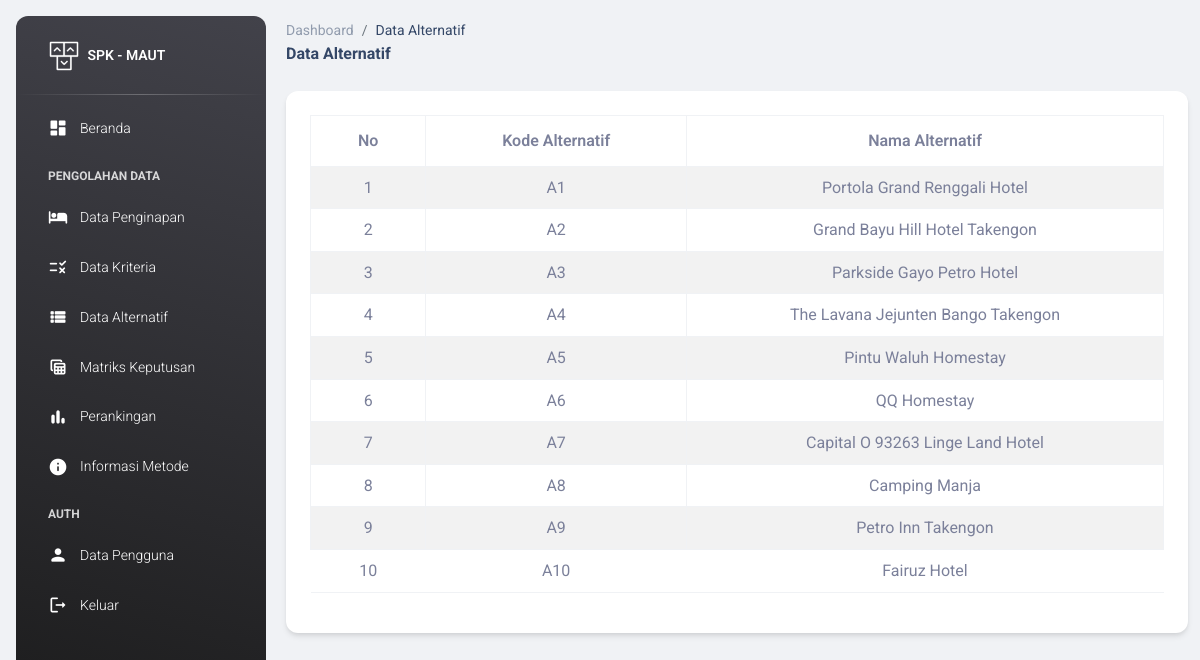
The page /pages/alternatif/index.php on the database its author committed.
### tables this page shows
CREATE TABLE `tbl_penginapan` (
  `id` int(11) NOT NULL,
  `nama_penginapan` varchar(255) NOT NULL,
  `harga_kamar` varchar(50) NOT NULL,
  `fasilitas` text NOT NULL,
  `rating` decimal(2,1) NOT NULL,
  `jarak_lokasi` varchar(255) NOT NULL,
  `jenis_penginapan` varchar(50) NOT NULL,
  `link_penginapan` varchar(255) DEFAULT NULL,
  `latitude` float(10,6) DEFAULT NULL,
  `longitude` float(10,6) DEFAULT NULL
);

### pages/alternatif/index.php (the view, shortened to what this page needs)
<?php include '../layout/headers.php'; ?>
<?php include '../layout/sidebars.php'; ?>
<main class="main-content position-relative max-height-vh-100 h-100 border-radius-lg ">
    <div class="container-fluid">
        <nav aria-label="breadcrumb" class="mt-3">
            <ol class="breadcrumb bg-transparent mb-0 pb-0 pt-1 px-0">
                <li class="breadcrumb-item text-sm">
                    <a class="opacity-5 text-dark" href="../dashboard/">Dashboard</a>
                </li>
                <li class="breadcrumb-item text-sm text-dark active" aria-current="page">Data Alternatif</li>
            </ol>
            <h6 class="font-weight-bolder mb-0">Data Alternatif</h6>
        </nav>
        <div class="row mt-4">
            <div class="col-lg-12 grid-margin stretch-card">
                <div class="card">
                    <div class="card-body">
                        <div class="table-responsive">
                            <table class="table table-striped table-hover table-bordered align-middle text-center">
                                <thead>
                                    <tr>
                                        <th> No </th>
                                        <th> Kode Alternatif </th>
                                        <th> Nama Alternatif </th>
                                    </tr>
                                </thead>
                                <tbody>
                                    <?php
                                    include '../../config/koneksi.php';
                                    $sql = mysqli_query($koneksi, "SELECT * FROM tbl_penginapan ORDER BY id ASC");
                                    $no = 1;
                                    while ($row = mysqli_fetch_array($sql)) {
                                        $nama_penginapan = $row['nama_penginapan'];
                                        $kode_alternatif = "A" . $no;
                                    ?>
                                        <tr>
                                            <td><?= $no ?></td>
                                            <td><?= $kode_alternatif ?></td>
                                            <td><?= $nama_penginapan ?></td>
                                        </tr>
                                    <?php $no++;
                                    } ?>
                                </tbody>
                            </table>
                        </div>
                    </div>
                </div>
            </div>
        </div>
    </div>
</main>
<?php include '../layout/footers.php'; ?>

### pages/layout/headers.php (shortened to what this page needs)
<!DOCTYPE html>
<html lang="en">
<head>
    <link href="../../assets/css/nucleo-icons.css" rel="stylesheet" />
    <link href="../../assets/css/nucleo-svg.css" rel="stylesheet" />
    <link id="pagestyle" href="../../assets/css/material-dashboard.css?v=3.1.0" rel="stylesheet" />
    <link rel="stylesheet" href="https://unpkg.com/leaflet@1.5.1/dist/leaflet.css">
    <link rel="stylesheet" href="https://unpkg.com/leaflet-draw@1.0.4/dist/leaflet.draw.css">
</head>
<body class="g-sidenav-show  bg-gray-200">

### pages/layout/sidebars.php (shortened to what this page needs)
<?php
$current_page = basename($_SERVER['REQUEST_URI'], ".php");
?>
<aside class="sidenav navbar navbar-vertical navbar-expand-xs border-0 border-radius-xl my-3 fixed-start ms-3 bg-gradient-dark" id="sidenav-main">
    <div class="sidenav-header">
        <a class="navbar-brand m-0" href="#">
            <img src="../../assets/img/logo-ct.png" class="navbar-brand-img h-100" alt="main_logo">
            <span class="ms-1 font-weight-bold text-white">SPK - MAUT</span>
        </a>
    </div>
    <hr class="horizontal light mt-0 mb-2">
    <div class="collapse navbar-collapse w-auto" id="sidenav-collapse-main">
        <ul class="navbar-nav">
            <li class="nav-item">
                <a class="nav-link text-white <?= ($current_page == 'dashboard' || $current_page == '') ? 'active bg-gradient-primary' : '' ?>" href="../dashboard/">
                    <div class="text-white text-center me-2 d-flex align-items-center justify-content-center">
                        <i class="material-icons opacity-10">dashboard</i>
                    </div>
                    <span class="nav-link-text ms-1">Beranda</span>
                </a>
            </li>
            <li class="nav-item mt-3">
                <h6 class="ps-4 ms-2 text-uppercase text-xs text-white font-weight-bolder opacity-8">Pengolahan Data</h6>
            </li>
            <li class="nav-item">
                <a class="nav-link text-white <?= ($current_page == 'penginapan') ? 'active bg-gradient-primary' : '' ?>" href="../penginapan/">
                    <div class="text-white text-center me-2 d-flex align-items-center justify-content-center">
                        <i class="material-icons opacity-10">hotel</i>
                    </div>
                    <span class="nav-link-text ms-1">Data Penginapan</span>
                </a>
            </li>
            <li class="nav-item">
                <a class="nav-link text-white <?= ($current_page == 'kriteria') ? 'active bg-gradient-primary' : '' ?>" href="../kriteria/">
                    <div class="text-white text-center me-2 d-flex align-items-center justify-content-center">
                        <i class="material-icons opacity-10">rule</i>
                    </div>
                    <span class="nav-link-text ms-1">Data Kriteria</span>
                </a>
            </li>
            <li class="nav-item">
                <a class="nav-link text-white <?= ($current_page == 'alternatif') ? 'active bg-gradient-primary' : '' ?>" href="../alternatif/">
                    <div class="text-white text-center me-2 d-flex align-items-center justify-content-center">
                        <i class="material-icons opacity-10">view_list</i>
                    </div>
                    <span class="nav-link-text ms-1">Data Alternatif</span>
                </a>
            </li>
            <li class="nav-item">
                <a class="nav-link text-white <?= ($current_page == 'matriks') ? 'active bg-gradient-primary' : '' ?>" href="../matriks/">
                    <div class="text-white text-center me-2 d-flex align-items-center justify-content-center">
                        <i class="material-icons opacity-10">table_view</i>
                    </div>
                    <span class="nav-link-text ms-1">Matriks Keputusan</span>
                </a>
            </li>
            <li class="nav-item">
                <a class="nav-link text-white <?= ($current_page == 'utilitas') ? 'active bg-gradient-primary' : '' ?>" href="../utilitas/">
                    <div class="text-white text-center me-2 d-flex align-items-center justify-content-center">
                        <i class="material-icons opacity-10">bar_chart</i>
                    </div>
                    <span class="nav-link-text ms-1">Perankingan</span>
                </a>
            </li>
            <li class="nav-item">
                <a class="nav-link text-white <?= ($current_page == 'metode') ? 'active bg-gradient-primary' : '' ?>" href="../metode/">
                    <div class="text-white text-center me-2 d-flex align-items-center justify-content-center">
                        <i class="material-icons opacity-10">info</i>
                    </div>
                    <span class="nav-link-text ms-1">Informasi Metode</span>
                </a>
            </li>
            <li class="nav-item mt-3">
                <h6 class="ps-4 ms-2 text-uppercase text-xs text-white font-weight-bolder opacity-8">Auth</h6>
            </li>
            <li class="nav-item">
                <a class="nav-link text-white <?= ($current_page == 'users') ? 'active bg-gradient-primary' : '' ?>" href="../users/">
                    <div class="text-white text-center me-2 d-flex align-items-center justify-content-center">
                        <i class="material-icons opacity-10">person</i>
                    </div>
                    <span class="nav-link-text ms-1">Data Pengguna</span>
                </a>
            </li>
            <li class="nav-item">
                <a class="nav-link text-white <?= ($current_page == 'auth') ?>" href="../auth/index.php">
                    <div class="text-white text-center me-2 d-flex align-items-center justify-content-center">
                        <i class="material-icons opacity-10">logout</i>
                    </div>
                    <span class="nav-link-text ms-1">Keluar</span>
                </a>
            </li>
        </ul>
    </div>
</aside>

### pages/layout/footers.php (shortened to what this page needs)
</body>
</html>

### rows shown on the page
tbl_penginapan: kode_alternatif "A1", nama_penginapan "Portola Grand Renggali Hotel"
tbl_penginapan: kode_alternatif "A2", nama_penginapan "Grand Bayu Hill Hotel Takengon"
tbl_penginapan: kode_alternatif "A3", nama_penginapan "Parkside Gayo Petro Hotel"
tbl_penginapan: kode_alternatif "A4", nama_penginapan "The Lavana Jejunten Bango Takengon"
tbl_penginapan: kode_alternatif "A5", nama_penginapan "Pintu Waluh Homestay"
tbl_penginapan: kode_alternatif "A6", nama_penginapan "QQ Homestay"
tbl_penginapan: kode_alternatif "A7", nama_penginapan "Capital O 93263 Linge Land Hotel"
tbl_penginapan: kode_alternatif "A8", nama_penginapan "Camping Manja"
tbl_penginapan: kode_alternatif "A9", nama_penginapan "Petro Inn Takengon"
tbl_penginapan: kode_alternatif "A10", nama_penginapan "Fairuz Hotel"
